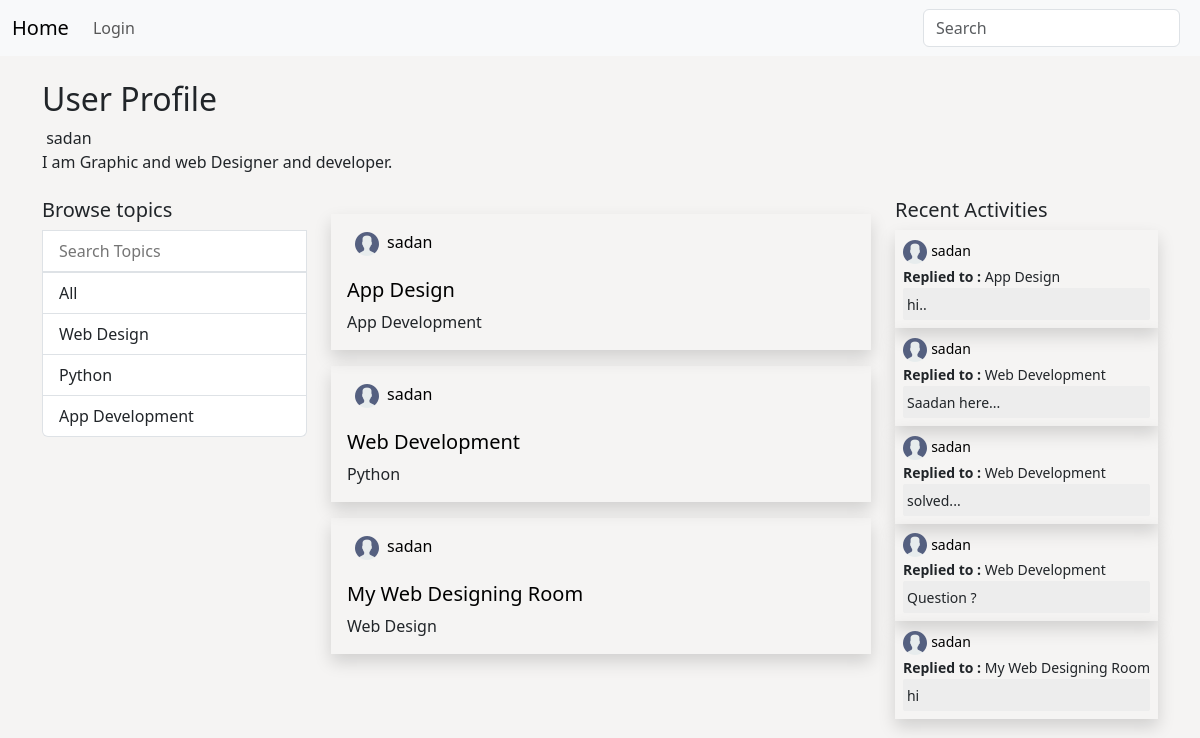
Page /profile/1/ on the committed database.
### app/models.py (models this page shows, shortened)
class User(AbstractUser):
    name = models.CharField(max_length=100, null=True)
    email = models.EmailField(unique=True)
    bio = models.TextField(null=True)
    avatar = models.ImageField(null=True,default='avatar.png')
    USERNAME_FIELD = 'email'
    REQUIRED_FIELDS = []

class Topic(models.Model):
    name = models.CharField(max_length=200)
    def __str__(self):
        return self.name

class Room(models.Model):
    host = models.ForeignKey(User, on_delete=models.CASCADE, null=True)
    topic = models.ForeignKey(Topic, on_delete=models.SET_NULL, null=True)
    participants = models.ManyToManyField(User, related_name='participants')
    name = models.CharField(max_length=100)
    description = models.TextField(null=True,blank=True)
    updated = models.DateTimeField(auto_now=True) # Time will be changed on update
    created = models.DateTimeField(auto_now_add=True)
    def __str__(self):
        return self.name
    class Meta:
        ordering = ['-updated','-created']

class Message(models.Model):
    user = models.ForeignKey(User, on_delete=models.CASCADE)
    room = models.ForeignKey(Room, on_delete=models.CASCADE)
    body = models.TextField()
    updated = models.DateTimeField(auto_now=True)
    created = models.DateTimeField(auto_now_add=True)
    class Meta:
        ordering = ['-updated','-created']

### app/views.py (the view)
# urls.py: path('profile/<str:pk>/',views.UserProfile, name='user-profile'),
def UserProfile(request,pk):
    user = User.objects.get(id = pk)
    data = user.room_set.all()
    activities = user.message_set.all()
    topics = Topic.objects.all()
    context = {'user':user,'data':data,'activities':activities,'topics':topics}
    return render(request,'profile.html',context)

### templates/profile.html (shortened to what this page needs)
{% extends 'main.html' %}
{% block content %}
<div class="container my-4">
       <h2>User Profile</h2>
       {{user.username}}
       <br>
       {% if user.bio == None %}
              <h6>Complete your account</h6>
       </a>
       {% else %}
       {{user.bio}}
       {% endif %}
       <div class="row my-4">
              <div class="col-auto">
                     {% include 'topic_component.html' %}
              </div>
              <div class="col" id="a_tag">
                     {% include 'feed_component.html' %}
              </div>
              {% include 'activity_component.html' %}
       </div>
</div>
{% endblock %}

### templates/main.html (shortened to what this page needs)
{% load static %}
<!doctype html>
<html lang="en">
  <head>
    <link href="https://cdn.jsdelivr.net/npm/bootstrap@5.3.0-alpha1/dist/css/bootstrap.min.css" rel="stylesheet">
  </head>
  <body>
    {% include 'nav_footer.html' %}
    {% block content %}{% endblock %}
</body>
</html>

### templates/nav_footer.html (shortened to what this page needs)
{% load static %}
<!doctype html>
<html lang="en">
  <head>
    <link href="https://cdn.jsdelivr.net/npm/bootstrap@5.3.0-alpha1/dist/css/bootstrap.min.css" rel="stylesheet">
  </head>
  <body>
       <nav class="navbar navbar-expand-lg bg-body-tertiary">
              <div class="container-fluid">
                <a class="navbar-brand" href="{% url 'home' %}">Home</a>
                <div class="collapse navbar-collapse" id="navbarSupportedContent">
                  <ul class="navbar-nav me-auto mb-2 mb-lg-0">
                    {% if request.user.is_authenticated %}
                      <li class="nav-item dropdown">
                        <a class="nav-link dropdown-toggle" href="#" role="button" data-bs-toggle="dropdown" aria-expanded="false">
                          <img src="{{request.user.avatar.url}}" alt="">
                          {{request.user.username}}
                        </a>
                        <ul class="dropdown-menu">
                          <li>
                            <a class="dropdown-item" href="{% url 'update-user' %}">Setting</a>
                          </li>
                          <li >
                            <a class="dropdown-item" href="{% url 'logout' %}">Logout</a>
                            </li>
                        </ul>
                      </li>
                      {% else %}
                        <li class="nav-item">
                          <a class="nav-link" href="{% url 'login-page' %}">Login</a>
                        </li>
                    {% endif %}
                    </ul>
                  <form class="d-flex" role="search" method="GET" action="{% url 'home' %}">
                    <input class="form-control me-2" type="text" placeholder="Search" name="q">
                  </form>
                </div>
              </div>
            </nav>
  </body>
</html>

### templates/topic_component.html
<div class="list-group">
       <h5>Browse topics</h5>
      <form class="d-flex" role="search" method="GET" action="{% url 'home' %}">
          <input class="list-group-item list-group-item-action" type="text" placeholder="Search Topics" name="q">
      </form>
       <a href="{% url 'home' %}" class="list-group-item list-group-item-action">
         All
       </a>
       {% for topic in topics %}
       <a href="{% url 'home' %}?q={{topic.name}}" class="list-group-item list-group-item-action">
         {{topic.name}}
       </a>
       {% endfor %}
</div>

### templates/feed_component.html (shortened to what this page needs)
{% load static %}
{% for d in data %}
<div class=" my-3 p-3 shadow ">
	<div class="col d-flex">
		<a href="{% url 'user-profile' d.host.id %}" class="px-2">
			<img src="{{d.host.avatar.url}}" alt="">
		</a>
		<a href="{% url 'user-profile' d.host.id %}">{{d.host.username}}</a>
	<br>
	<br>
	</div>
	<div class="col">
		<a href="{% url 'room' d.id %}">
			<h5>
				{{d.name}}
			</h5>
		</a>
		<div>
			{{d.topic}}
		</div>
	</div>
</div>
{% endfor %}

### templates/activity_component.html (shortened to what this page needs)
{% load static %}
<div class="col-auto">
      <h5>Recent Activities</h5>
      {% for activity in activities %}
      <div class="shadow p-2">
        <div id="activity_del">
          <img src="{{activity.user.avatar.url}}" alt="">
          <small>
            <a href="{% url 'user-profile' activity.user.id %}">{{activity.user.username}}</a>
          </small>
        </div>
        <small><b>Replied to : </b> {{activity.room}}</small>
        <div id="msg_activity" class="p-1">
          <small>{{activity.body}}</small>
        </div>
      </div>
      {% endfor %}
</div>

### templates/profile.html (style rules this page uses)
body { background-color: #f5f4f3; }

### templates/feed_component.html (style rules this page uses)
body { background-color: #f5f4f3; }
a { text-decoration: none; color: black; }

### templates/activity_component.html (style rules this page uses)
body { background-color: #f5f4f3; }
#msg_activity { background-color:#ededed; border-radius: 2px; }

### rows in the picture
User: username "sadan", bio "I am Graphic and web Designer and developer."
Topic: name "Web Design"
Topic: name "Python"
Topic: name "App Development"
Room: host.avatar (picture), host.username "sadan", name "App Design", topic "App Development"
Room: host.avatar (picture), host.username "sadan", name "Web Development", topic "Python"
Room: host.avatar (picture), host.username "sadan", name "My Web Designing Room", topic "Web Design"
Message: user.avatar (picture), user.username "sadan", room "App Design", body "hi.."
Message: user.avatar (picture), user.username "sadan", room "Web Development", body "Saadan here..."
Message: user.avatar (picture), user.username "sadan", room "Web Development", body "solved..."
Message: user.avatar (picture), user.username "sadan", room "Web Development", body "Question ?"
Message: user.avatar (picture), user.username "sadan", room "My Web Designing Room", body "hi"
